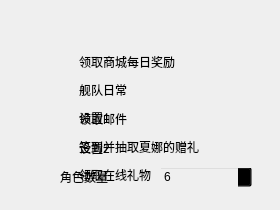
             <widget class="SimpleCardWidget" name="SimpleCardWidget_5">
              <property name="maximumSize">
               <size>
                <width>16777215</width>
                <height>16777215</height>
               </size>
              </property>
              <widget class="QFrame" name="frame_daily">
               <property name="geometry">
                <rect>
                 <x>50</x>
                 <y>40</y>
                 <width>211</width>
                 <height>151</height>
                </rect>
               </property>
               <property name="styleSheet">
                <string notr="true">background-color: transparent;</string>
               </property>
               <property name="frameShape">
                <enum>QFrame::StyledPanel</enum>
               </property>
               <property name="frameShadow">
                <enum>QFrame::Raised</enum>
               </property>
               <widget class="QWidget" name="layoutWidget">
                <property name="geometry">
                 <rect>
                  <x>10</x>
                  <y>10</y>
                  <width>191</width>
                  <height>136</height>
                 </rect>
                </property>
                <layout class="QVBoxLayout" name="verticalLayout_daily">
                 <item>
                  <widget class="CheckBox" name="CheckBox_market">
                   <property name="styleSheet">
                    <string notr="true">CheckBox {
    color: black;
    font: 14px 'Segoe UI', 'Microsoft YaHei', 'PingFang SC';
    spacing: 8px;
    min-width: 28px;
    min-height: 22px;
    outline: none;
    margin-left: 1px;
	background-color: transparent;
}

CheckBox::indicator {
    width: 18px;
    height: 18px;
    border-radius: 5px;
    border: 1px solid rgba(0, 0, 0, 0.48);
    background-color: rgba(0, 0, 0, 0.022);
}

CheckBox::indicator:hover {
    border: 1px solid rgba(0, 0, 0, 0.56);
    background-color: rgba(0, 0, 0, 0.05);
}

CheckBox::indicator:pressed {
    border: 1px solid rgba(0, 0, 0, 0.27);
    background-color: rgba(0, 0, 0, 0.12);
}

CheckBox::indicator:checked,
CheckBox::indicator:indeterminate {
    border: 1px solid #009faa;
    background-color: #009faa;
}


CheckBox::indicator:checked:hover,
CheckBox::indicator:indeterminate:hover {
    border: 1px solid #00a7b3;
    background-color: #00a7b3;
}

CheckBox::indicator:checked:pressed,
CheckBox::indicator:indeterminate:pressed {
    border: 1px solid #3eabb3;
    background-color: #3eabb3;
}

CheckBox:disabled {
    color: rgba(0, 0, 0, 110);
}

CheckBox::indicator:disabled {
    border: 1px solid rgba(0, 0, 0, 0.27);
    background-color: transparent;
}

CheckBox::indicator:checked:disabled,
CheckBox::indicator:indeterminate:disabled {
    border: 1px solid rgb(199, 199, 199);
    background-color: rgb(199, 199, 199);
}</string>
                   </property>
                   <property name="text">
                    <string>领取商城每日奖励</string>
                   </property>
                  </widget>
                 </item>
                 <item>
                  <widget class="CheckBox" name="CheckBox_fleet">
                   <property name="styleSheet">
                    <string notr="true">CheckBox {
    color: black;
    font: 14px 'Segoe UI', 'Microsoft YaHei', 'PingFang SC';
    spacing: 8px;
    min-width: 28px;
    min-height: 22px;
    outline: none;
    margin-left: 1px;
	background-color: transparent;
}

CheckBox::indicator {
    width: 18px;
    height: 18px;
    border-radius: 5px;
    border: 1px solid rgba(0, 0, 0, 0.48);
    background-color: rgba(0, 0, 0, 0.022);
}

CheckBox::indicator:hover {
    border: 1px solid rgba(0, 0, 0, 0.56);
    background-color: rgba(0, 0, 0, 0.05);
}

CheckBox::indicator:pressed {
    border: 1px solid rgba(0, 0, 0, 0.27);
    background-color: rgba(0, 0, 0, 0.12);
}

CheckBox::indicator:checked,
CheckBox::indicator:indeterminate {
    border: 1px solid #009faa;
    background-color: #009faa;
}


CheckBox::indicator:checked:hover,
CheckBox::indicator:indeterminate:hover {
    border: 1px solid #00a7b3;
    background-color: #00a7b3;
}

CheckBox::indicator:checked:pressed,
CheckBox::indicator:indeterminate:pressed {
    border: 1px solid #3eabb3;
    background-color: #3eabb3;
}

CheckBox:disabled {
    color: rgba(0, 0, 0, 110);
}

CheckBox::indicator:disabled {
    border: 1px solid rgba(0, 0, 0, 0.27);
    background-color: transparent;
}

CheckBox::indicator:checked:disabled,
CheckBox::indicator:indeterminate:disabled {
    border: 1px solid rgb(199, 199, 199);
    background-color: rgb(199, 199, 199);
}</string>
                   </property>
                   <property name="text">
                    <string>舰队日常</string>
                   </property>
                  </widget>
                 </item>
                 <item>
                  <widget class="CheckBox" name="CheckBox_receive_mail">
                   <property name="styleSheet">
                    <string notr="true">CheckBox {
    color: black;
    font: 14px 'Segoe UI', 'Microsoft YaHei', 'PingFang SC';
    spacing: 8px;
    min-width: 28px;
    min-height: 22px;
    outline: none;
    margin-left: 1px;
	background-color: transparent;
}

CheckBox::indicator {
    width: 18px;
    height: 18px;
    border-radius: 5px;
    border: 1px solid rgba(0, 0, 0, 0.48);
    background-color: rgba(0, 0, 0, 0.022);
}

CheckBox::indicator:hover {
    border: 1px solid rgba(0, 0, 0, 0.56);
    background-color: rgba(0, 0, 0, 0.05);
}

CheckBox::indicator:pressed {
    border: 1px solid rgba(0, 0, 0, 0.27);
    background-color: rgba(0, 0, 0, 0.12);
}

CheckBox::indicator:checked,
CheckBox::indicator:indeterminate {
    border: 1px solid #009faa;
    background-color: #009faa;
}


CheckBox::indicator:checked:hover,
CheckBox::indicator:indeterminate:hover {
    border: 1px solid #00a7b3;
    background-color: #00a7b3;
}

CheckBox::indicator:checked:pressed,
CheckBox::indicator:indeterminate:pressed {
    border: 1px solid #3eabb3;
    background-color: #3eabb3;
}

CheckBox:disabled {
    color: rgba(0, 0, 0, 110);
}

CheckBox::indicator:disabled {
    border: 1px solid rgba(0, 0, 0, 0.27);
    background-color: transparent;
}

CheckBox::indicator:checked:disabled,
CheckBox::indicator:indeterminate:disabled {
    border: 1px solid rgb(199, 199, 199);
    background-color: rgb(199, 199, 199);
}</string>
                   </property>
                   <property name="text">
                    <string>领取邮件</string>
                   </property>
                  </widget>
                 </item>
                 <item>
                  <widget class="CheckBox" name="CheckBox_gift_of_shana">
                   <property name="styleSheet">
                    <string notr="true">CheckBox {
    color: black;
    font: 14px 'Segoe UI', 'Microsoft YaHei', 'PingFang SC';
    spacing: 8px;
    min-width: 28px;
    min-height: 22px;
    outline: none;
    margin-left: 1px;
	background-color: transparent;
}

CheckBox::indicator {
    width: 18px;
    height: 18px;
    border-radius: 5px;
    border: 1px solid rgba(0, 0, 0, 0.48);
    background-color: rgba(0, 0, 0, 0.022);
}

CheckBox::indicator:hover {
    border: 1px solid rgba(0, 0, 0, 0.56);
    background-color: rgba(0, 0, 0, 0.05);
}

CheckBox::indicator:pressed {
    border: 1px solid rgba(0, 0, 0, 0.27);
    background-color: rgba(0, 0, 0, 0.12);
}

CheckBox::indicator:checked,
CheckBox::indicator:indeterminate {
    border: 1px solid #009faa;
    background-color: #009faa;
}


CheckBox::indicator:checked:hover,
CheckBox::indicator:indeterminate:hover {
    border: 1px solid #00a7b3;
    background-color: #00a7b3;
}

CheckBox::indicator:checked:pressed,
CheckBox::indicator:indeterminate:pressed {
    border: 1px solid #3eabb3;
    background-color: #3eabb3;
}

CheckBox:disabled {
    color: rgba(0, 0, 0, 110);
}

CheckBox::indicator:disabled {
    border: 1px solid rgba(0, 0, 0, 0.27);
    background-color: transparent;
}

CheckBox::indicator:checked:disabled,
CheckBox::indicator:indeterminate:disabled {
    border: 1px solid rgb(199, 199, 199);
    background-color: rgb(199, 199, 199);
}</string>
                   </property>
                   <property name="text">
                    <string>签到并抽取夏娜的赠礼</string>
                   </property>
                  </widget>
                 </item>
                 <item>
                  <widget class="CheckBox" name="CheckBox_online_gift">
                   <property name="styleSheet">
                    <string notr="true">CheckBox {
    color: black;
    font: 14px 'Segoe UI', 'Microsoft YaHei', 'PingFang SC';
    spacing: 8px;
    min-width: 28px;
    min-height: 22px;
    outline: none;
    margin-left: 1px;
	background-color: transparent;
}

CheckBox::indicator {
    width: 18px;
    height: 18px;
    border-radius: 5px;
    border: 1px solid rgba(0, 0, 0, 0.48);
    background-color: rgba(0, 0, 0, 0.022);
}

CheckBox::indicator:hover {
    border: 1px solid rgba(0, 0, 0, 0.56);
    background-color: rgba(0, 0, 0, 0.05);
}

CheckBox::indicator:pressed {
    border: 1px solid rgba(0, 0, 0, 0.27);
    background-color: rgba(0, 0, 0, 0.12);
}

CheckBox::indicator:checked,
CheckBox::indicator:indeterminate {
    border: 1px solid #009faa;
    background-color: #009faa;
}


CheckBox::indicator:checked:hover,
CheckBox::indicator:indeterminate:hover {
    border: 1px solid #00a7b3;
    background-color: #00a7b3;
}

CheckBox::indicator:checked:pressed,
CheckBox::indicator:indeterminate:pressed {
    border: 1px solid #3eabb3;
    background-color: #3eabb3;
}

CheckBox:disabled {
    color: rgba(0, 0, 0, 110);
}

CheckBox::indicator:disabled {
    border: 1px solid rgba(0, 0, 0, 0.27);
    background-color: transparent;
}

CheckBox::indicator:checked:disabled,
CheckBox::indicator:indeterminate:disabled {
    border: 1px solid rgb(199, 199, 199);
    background-color: rgb(199, 199, 199);
}</string>
                   </property>
                   <property name="text">
                    <string>领取在线礼物</string>
                   </property>
                  </widget>
                 </item>
                </layout>
               </widget>
              </widget>
              <widget class="QFrame" name="frame_tili">
               <property name="enabled">
                <bool>true</bool>
               </property>
               <property name="geometry">
                <rect>
                 <x>50</x>
                 <y>40</y>
                 <width>221</width>
                 <height>161</height>
                </rect>
               </property>
               <property name="autoFillBackground">
                <bool>false</bool>
               </property>
               <property name="styleSheet">
                <string notr="true">background-color: transparent;</string>
               </property>
               <property name="frameShape">
                <enum>QFrame::StyledPanel</enum>
               </property>
               <property name="frameShadow">
                <enum>QFrame::Raised</enum>
               </property>
               <widget class="QWidget" name="layoutWidget">
                <property name="geometry">
                 <rect>
                  <x>10</x>
                  <y>10</y>
                  <width>192</width>
                  <height>138</height>
                 </rect>
                </property>
                <layout class="QVBoxLayout" name="verticalLayout_tili">
                 <item>
                  <widget class="SegmentedWidget" name="SegmentedWidget_2"/>
                 </item>
                 <item>
                  <widget class="CheckBox" name="CheckBox_13">
                   <property name="styleSheet">
                    <string notr="true">CheckBox {
    color: black;
    font: 14px 'Segoe UI', 'Microsoft YaHei', 'PingFang SC';
    spacing: 8px;
    min-width: 28px;
    min-height: 22px;
    outline: none;
    margin-left: 1px;
	background-color: transparent;
}

CheckBox::indicator {
    width: 18px;
    height: 18px;
    border-radius: 5px;
    border: 1px solid rgba(0, 0, 0, 0.48);
    background-color: rgba(0, 0, 0, 0.022);
}

CheckBox::indicator:hover {
    border: 1px solid rgba(0, 0, 0, 0.56);
    background-color: rgba(0, 0, 0, 0.05);
}

CheckBox::indicator:pressed {
    border: 1px solid rgba(0, 0, 0, 0.27);
    background-color: rgba(0, 0, 0, 0.12);
}

CheckBox::indicator:checked,
CheckBox::indicator:indeterminate {
    border: 1px solid #009faa;
    background-color: #009faa;
}


CheckBox::indicator:checked:hover,
CheckBox::indicator:indeterminate:hover {
    border: 1px solid #00a7b3;
    background-color: #00a7b3;
}

CheckBox::indicator:checked:pressed,
CheckBox::indicator:indeterminate:pressed {
    border: 1px solid #3eabb3;
    background-color: #3eabb3;
}

CheckBox:disabled {
    color: rgba(0, 0, 0, 110);
}

CheckBox::indicator:disabled {
    border: 1px solid rgba(0, 0, 0, 0.27);
    background-color: transparent;
}

CheckBox::indicator:checked:disabled,
CheckBox::indicator:indeterminate:disabled {
    border: 1px solid rgb(199, 199, 199);
    background-color: rgb(199, 199, 199);
}</string>
                   </property>
                   <property name="text">
                    <string>设置1</string>
                   </property>
                  </widget>
                 </item>
                 <item>
                  <widget class="CheckBox" name="CheckBox_14">
                   <property name="styleSheet">
                    <string notr="true">CheckBox {
    color: black;
    font: 14px 'Segoe UI', 'Microsoft YaHei', 'PingFang SC';
    spacing: 8px;
    min-width: 28px;
    min-height: 22px;
    outline: none;
    margin-left: 1px;
	background-color: transparent;
}

CheckBox::indicator {
    width: 18px;
    height: 18px;
    border-radius: 5px;
    border: 1px solid rgba(0, 0, 0, 0.48);
    background-color: rgba(0, 0, 0, 0.022);
}

CheckBox::indicator:hover {
    border: 1px solid rgba(0, 0, 0, 0.56);
    background-color: rgba(0, 0, 0, 0.05);
}

CheckBox::indicator:pressed {
    border: 1px solid rgba(0, 0, 0, 0.27);
    background-color: rgba(0, 0, 0, 0.12);
}

CheckBox::indicator:checked,
CheckBox::indicator:indeterminate {
    border: 1px solid #009faa;
    background-color: #009faa;
}


CheckBox::indicator:checked:hover,
CheckBox::indicator:indeterminate:hover {
    border: 1px solid #00a7b3;
    background-color: #00a7b3;
}

CheckBox::indicator:checked:pressed,
CheckBox::indicator:indeterminate:pressed {
    border: 1px solid #3eabb3;
    background-color: #3eabb3;
}

CheckBox:disabled {
    color: rgba(0, 0, 0, 110);
}

CheckBox::indicator:disabled {
    border: 1px solid rgba(0, 0, 0, 0.27);
    background-color: transparent;
}

CheckBox::indicator:checked:disabled,
CheckBox::indicator:indeterminate:disabled {
    border: 1px solid rgb(199, 199, 199);
    background-color: rgb(199, 199, 199);
}</string>
                   </property>
                   <property name="text">
                    <string>设置2</string>
                   </property>
                  </widget>
                 </item>
                 <item>
                  <layout class="QHBoxLayout" name="horizontalLayout_5">
                   <item>
                    <widget class="BodyLabel" name="BodyLabel_characters_number">
                     <property name="styleSheet">
                      <string notr="true">background-color: rgba(255, 255, 255, 0);</string>
                     </property>
                     <property name="text">
                      <string>角色数量</string>
                     </property>
                    </widget>
                   </item>
                   <item>
                    <widget class="SpinBox" name="SpinBox_2">
                     <property name="minimum">
                      <number>1</number>
                     </property>
                     <property name="maximum">
                      <number>8</number>
                     </property>
                     <property name="value">
                      <number>6</number>
                     </property>
                    </widget>
                   </item>
                  </layout>
                 </item>
                </layout>
               </widget>
              </widget>
              <zorder>frame_tili</zorder>
              <zorder>frame_daily</zorder>
             </widget>
